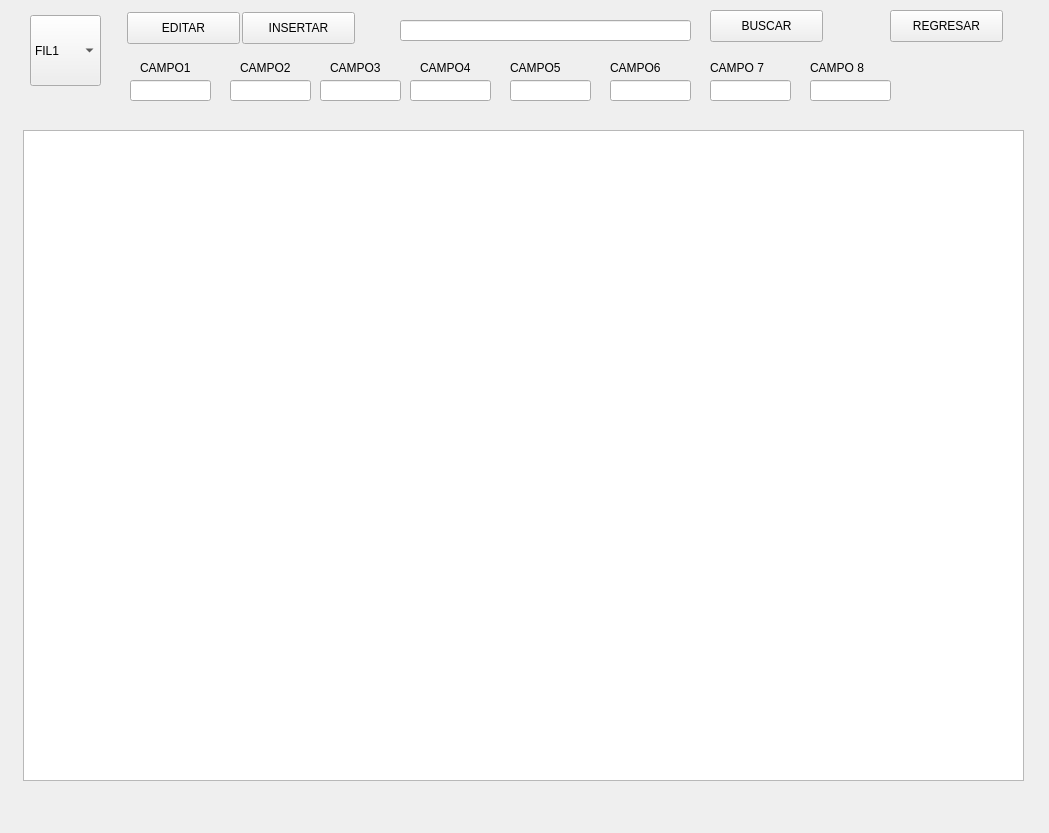
<?xml version="1.0" encoding="UTF-8"?>
<ui version="4.0">
 <class>Form</class>
 <widget class="QWidget" name="Form">
  <property name="geometry">
   <rect>
    <x>0</x>
    <y>0</y>
    <width>1049</width>
    <height>833</height>
   </rect>
  </property>
  <property name="windowTitle">
   <string/>
  </property>
  <widget class="QTableWidget" name="tableWidget">
   <property name="geometry">
    <rect>
     <x>23</x>
     <y>130</y>
     <width>1001</width>
     <height>651</height>
    </rect>
   </property>
  </widget>
  <widget class="QPushButton" name="BT_INSERTAR">
   <property name="geometry">
    <rect>
     <x>242</x>
     <y>12</y>
     <width>113</width>
     <height>32</height>
    </rect>
   </property>
   <property name="text">
    <string>INSERTAR</string>
   </property>
  </widget>
  <widget class="QLineEdit" name="lineEdit_BUSCAR">
   <property name="geometry">
    <rect>
     <x>400</x>
     <y>20</y>
     <width>291</width>
     <height>21</height>
    </rect>
   </property>
  </widget>
  <widget class="QPushButton" name="BT_EDITAR">
   <property name="geometry">
    <rect>
     <x>127</x>
     <y>12</y>
     <width>113</width>
     <height>32</height>
    </rect>
   </property>
   <property name="text">
    <string>EDITAR</string>
   </property>
  </widget>
  <widget class="QPushButton" name="BT_BUSCAR">
   <property name="geometry">
    <rect>
     <x>710</x>
     <y>10</y>
     <width>113</width>
     <height>32</height>
    </rect>
   </property>
   <property name="text">
    <string>BUSCAR</string>
   </property>
  </widget>
  <widget class="QPushButton" name="BT_REGRESAR">
   <property name="geometry">
    <rect>
     <x>890</x>
     <y>10</y>
     <width>113</width>
     <height>32</height>
    </rect>
   </property>
   <property name="text">
    <string>REGRESAR</string>
   </property>
  </widget>
  <widget class="QLabel" name="CAMPO_1">
   <property name="geometry">
    <rect>
     <x>140</x>
     <y>60</y>
     <width>71</width>
     <height>16</height>
    </rect>
   </property>
   <property name="text">
    <string>CAMPO1</string>
   </property>
  </widget>
  <widget class="QLabel" name="CAMPO_2">
   <property name="geometry">
    <rect>
     <x>240</x>
     <y>60</y>
     <width>71</width>
     <height>16</height>
    </rect>
   </property>
   <property name="text">
    <string>CAMPO2</string>
   </property>
  </widget>
  <widget class="QLabel" name="CAMPO_3">
   <property name="geometry">
    <rect>
     <x>330</x>
     <y>60</y>
     <width>71</width>
     <height>16</height>
    </rect>
   </property>
   <property name="text">
    <string>CAMPO3</string>
   </property>
  </widget>
  <widget class="QLabel" name="CAMPO4">
   <property name="geometry">
    <rect>
     <x>420</x>
     <y>60</y>
     <width>71</width>
     <height>16</height>
    </rect>
   </property>
   <property name="text">
    <string>CAMPO4</string>
   </property>
  </widget>
  <widget class="QLabel" name="CAMPO_5">
   <property name="geometry">
    <rect>
     <x>510</x>
     <y>60</y>
     <width>71</width>
     <height>16</height>
    </rect>
   </property>
   <property name="text">
    <string>CAMPO5</string>
   </property>
  </widget>
  <widget class="QLabel" name="CAMPO_6">
   <property name="geometry">
    <rect>
     <x>610</x>
     <y>60</y>
     <width>71</width>
     <height>16</height>
    </rect>
   </property>
   <property name="text">
    <string>CAMPO6</string>
   </property>
  </widget>
  <widget class="QLabel" name="CAMPO_7">
   <property name="geometry">
    <rect>
     <x>710</x>
     <y>60</y>
     <width>71</width>
     <height>16</height>
    </rect>
   </property>
   <property name="text">
    <string>CAMPO 7</string>
   </property>
  </widget>
  <widget class="QLabel" name="CAMPO_8">
   <property name="geometry">
    <rect>
     <x>810</x>
     <y>60</y>
     <width>71</width>
     <height>16</height>
    </rect>
   </property>
   <property name="text">
    <string>CAMPO 8</string>
   </property>
  </widget>
  <widget class="QLineEdit" name="lineEdit_C1">
   <property name="geometry">
    <rect>
     <x>130</x>
     <y>80</y>
     <width>81</width>
     <height>21</height>
    </rect>
   </property>
  </widget>
  <widget class="QLineEdit" name="lineEdit_C2">
   <property name="geometry">
    <rect>
     <x>230</x>
     <y>80</y>
     <width>81</width>
     <height>21</height>
    </rect>
   </property>
  </widget>
  <widget class="QLineEdit" name="lineEdit_C4">
   <property name="geometry">
    <rect>
     <x>410</x>
     <y>80</y>
     <width>81</width>
     <height>21</height>
    </rect>
   </property>
  </widget>
  <widget class="QLineEdit" name="lineEdit_C3">
   <property name="geometry">
    <rect>
     <x>320</x>
     <y>80</y>
     <width>81</width>
     <height>21</height>
    </rect>
   </property>
  </widget>
  <widget class="QLineEdit" name="lineEdit_C5">
   <property name="geometry">
    <rect>
     <x>510</x>
     <y>80</y>
     <width>81</width>
     <height>21</height>
    </rect>
   </property>
  </widget>
  <widget class="QLineEdit" name="lineEdit_C7">
   <property name="geometry">
    <rect>
     <x>710</x>
     <y>80</y>
     <width>81</width>
     <height>21</height>
    </rect>
   </property>
  </widget>
  <widget class="QLineEdit" name="lineEdit_8">
   <property name="geometry">
    <rect>
     <x>810</x>
     <y>80</y>
     <width>81</width>
     <height>21</height>
    </rect>
   </property>
  </widget>
  <widget class="QLineEdit" name="lineEdit_C6">
   <property name="geometry">
    <rect>
     <x>610</x>
     <y>80</y>
     <width>81</width>
     <height>21</height>
    </rect>
   </property>
  </widget>
  <widget class="QComboBox" name="comboBox">
   <property name="geometry">
    <rect>
     <x>30</x>
     <y>15</y>
     <width>71</width>
     <height>71</height>
    </rect>
   </property>
   <item>
    <property name="text">
     <string>FIL1</string>
    </property>
   </item>
   <item>
    <property name="text">
     <string>FIL2</string>
    </property>
   </item>
   <item>
    <property name="text">
     <string>FIL3</string>
    </property>
   </item>
  </widget>
 </widget>
 <resources/>
 <connections/>
</ui>
